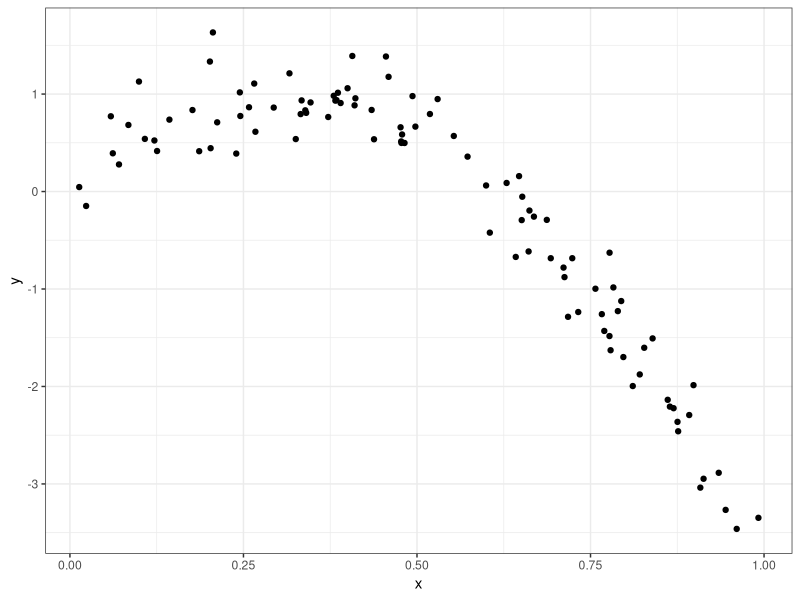
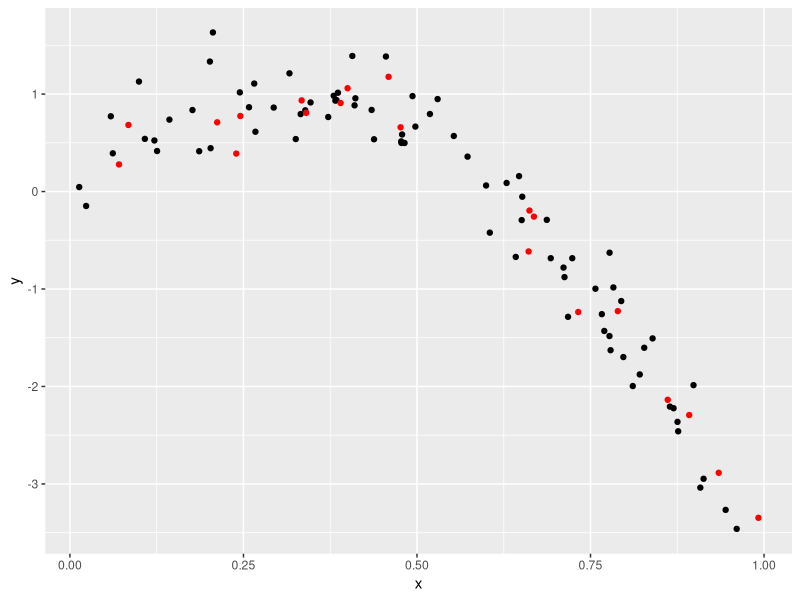
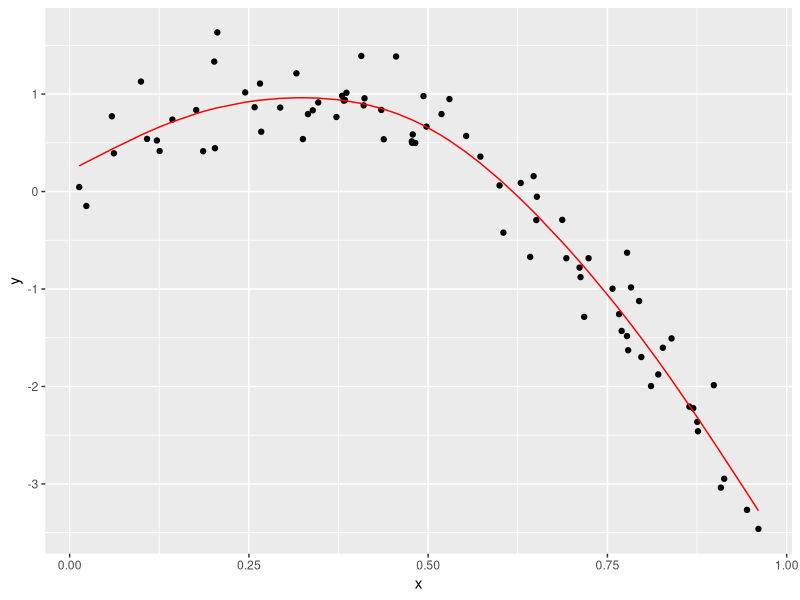
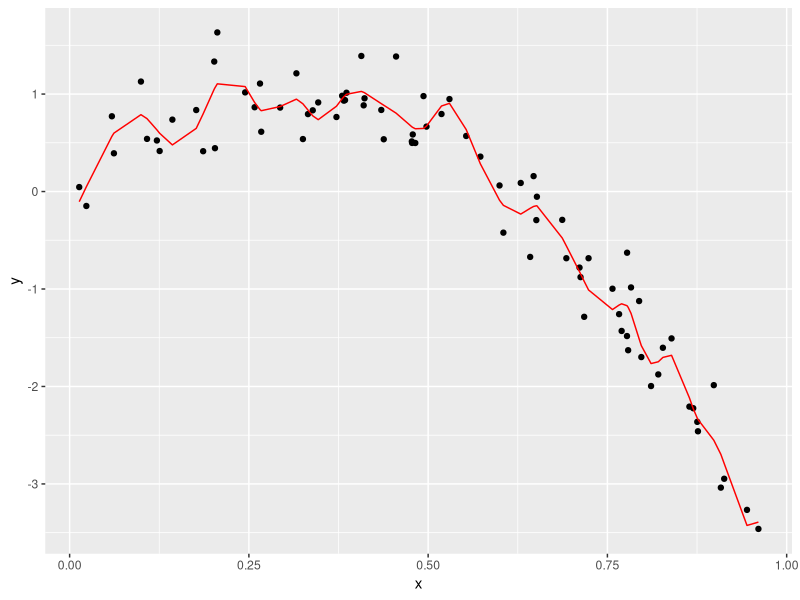
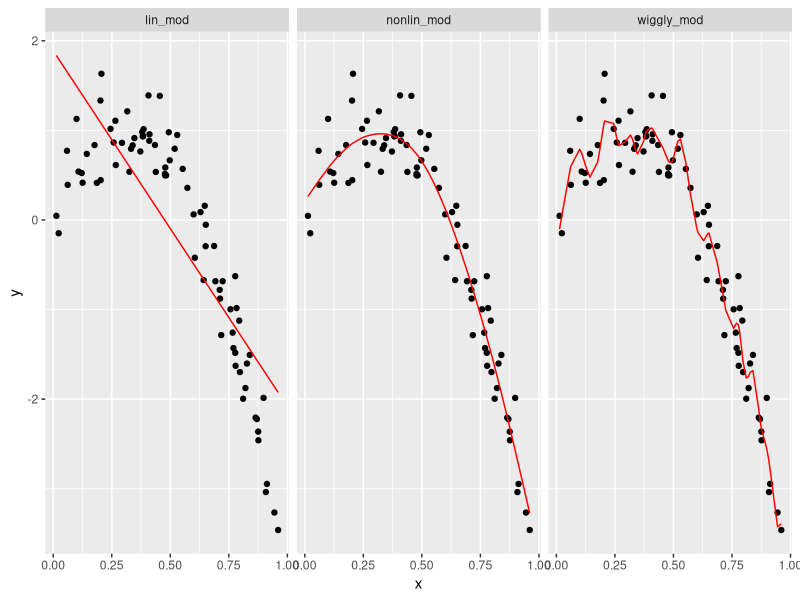

Source code (R) for these figures, in order:
## ---- chunk 1
knitr::opts_chunk$set(echo = TRUE)
## ---- chunk 2
library(tidyverse)
library(modelr)
library(mgcv)

set.seed(1)
## ---- chunk 3
nonlin_df = tibble(
  id = 1:100,
  x = runif(100, 0, 1),
  y = 1 - 10 * (x - .3) ^ 2 + rnorm(100, 0, .3)
)

ggplot(nonlin_df, aes(x = x, y = y)) + geom_point() + theme_bw()

# 100 rows within this dataset
# Is easier to use a non-linear fit because it's easy to see what complexity looks like if all I have is an X and Y variable.
## ---- chunk 4
train_df = sample_n(nonlin_df, 80)
test_df = anti_join(nonlin_df, train_df, by = "id")

ggplot(train_df, aes(x = x, y = y)) + 
  geom_point() + 
  geom_point(data = test_df, color = "red")

# Black points are in my training dataset
# Red points are in my testing dataset
# Use the black piints to fit a model and see how well the models predict the points in red
## ---- chunk 5
# lm - linear model fit
# mgcv::gam fits a smooth curve through the linear model.
lin_mod = lm(y ~ x, data = train_df)

nonlin_mod = mgcv::gam(y ~ s(x), data = train_df)

wiggly_mod = mgcv::gam(y ~ s(x, k = 30), sp = 10e-6, data = train_df)

train_df %>% 
  add_predictions(nonlin_mod) %>% 
  ggplot(aes(x = x, y = y)) + geom_point() + 
  geom_line(aes(y = pred), color = "red")

train_df %>% 
  add_predictions(wiggly_mod) %>% 
  ggplot(aes(x = x, y = y)) + geom_point() + 
  geom_line(aes(y = pred), color = "red")
## ---- chunk 6
train_df %>% 
  gather_predictions(lin_mod, nonlin_mod, wiggly_mod) %>% 
  mutate(model = fct_inorder(model)) %>% 
  ggplot(aes(x = x, y = y)) + 
  geom_point() + 
  geom_line(aes(y = pred), color = "red") + 
  facet_wrap(~model)
## ---- chunk 7
rmse(lin_mod, test_df)
rmse(nonlin_mod, test_df)
rmse(wiggly_mod, test_df)

# This function: 1st model that I care about
# 2nd - the dataset that I want 'rmse' to be calculated on.
## ---- chunk 8
cv_df = 
  crossv_mc(nonlin_df, 100) 

# Is a list witin train and test columns
# Crossvaldatin_mc
# Will make 100 numbers of splits based on the dataset that I select (here is nonlin_df)
# Will split 80-20 split by default
# By default - Training will have 80% of my data
# testing will have 20%
## ---- chunk 9
cv_df %>% pull(train) %>% . [[1]] %>%as_tibble()

# Is looking at 1st element of training dataset.
# As_tibble function converts the above to a dataframe
## ---- chunk 10
cv_df =
  cv_df %>% 
  mutate(train = map(train, as_tibble),
         test = map(test, as_tibble))

# Will replace each of my training dataset with the as_tibble version of those datasets. 
## ---- chunk 11
cv_df = cv_df %>% 
  mutate(lin_mod = map(train, ~lm(y ~ x, data = .x)),
         nonlin_mod = map(train, ~mgcv::gam(y ~ s(x), data = .x)),
         wiggly_mod = map(train, ~gam(y ~ s(x, k = 30), sp = 10e-6, data = .x))) 

# Want to fit a linear model over all 100 training datasets.
# Fitting 3 different models to all 100 of my datasets.
